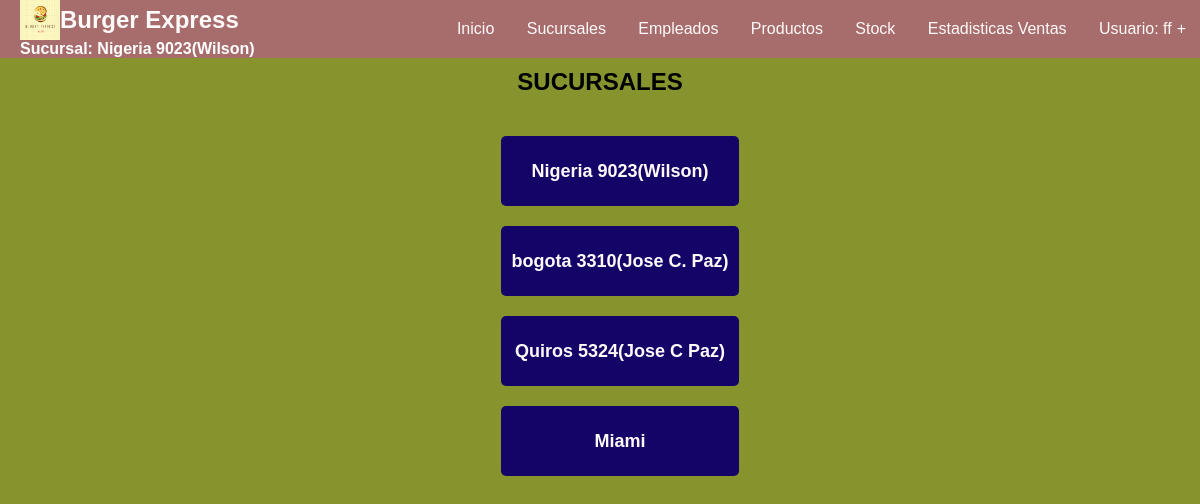
The app's page /sucursal2/Vistas/select.php (signed in) with its own data.
### tables this page shows
CREATE TABLE IF NOT EXISTS `infosucursal` (
  `id` int NOT NULL,
  `nombre` varchar(30) NOT NULL,
  `logo` text NOT NULL,
  `bg_color` varchar(7) NOT NULL,
  `header_color` varchar(7) NOT NULL,
  `table_color` varchar(7) NOT NULL,
  `font` varchar(10) NOT NULL,
  `btn` varchar(7) NOT NULL,
  `aside` varchar(7) NOT NULL,
  `aside_btn` varchar(7) NOT NULL
);

CREATE TABLE IF NOT EXISTS `sucursales` (
  `Cod_sucursal` int NOT NULL,
  `Direccion` varchar(40) NOT NULL,
  `Capacidad` int NOT NULL,
  `Cod_supervisor` varchar(28) NOT NULL,
  `Fecha` date NOT NULL
);

### sucursal2/Modelos/consultas.php (called while the page is built, shortened)
<?php
	function getSucursales($one=" "){
		require'../Modelos/conexion.php';
		$consulta = $conexion->prepare("SELECT * FROM sucursales $one");
		$consulta->execute();
		$datos = $consulta->fetchAll(PDO::FETCH_ASSOC);
		return $datos;
	}
	function view_tabla($nombre){
		require'../Modelos/conexion.php';
		$consulta = $conexion->prepare("SELECT * FROM $nombre");
		$consulta->execute();
		$datos = $consulta->fetchAll(PDO::FETCH_ASSOC);
		return $datos;
	}
?>

### sucursal2/Vistas/select.php (the view, shortened to what this page needs)
<?php include 'header.php'; ?>
<!DOCTYPE html>
<html lang="en">
<head>
    <link rel="stylesheet" href="../Vistas/styles/style.css">
</head>
<body>
	<section>
        <h1 style="text-align:center;">SUCURSALES</h1>
        <form action="" method="post" class="menu-select">
            <ul class="links">
                <?php
                   $sucursales = getSucursales();
                   foreach($sucursales as $sucursal){
                        echo'<li>
                    <input id="input_head" name="sucursal" type="submit" value="'.$sucursal['Direccion'].'"></li>';
                   }
                ?>
            </ul>
        </form>
    </section>
</body>
</html>

### sucursal2/Vistas/header.php (shortened to what this page needs)
<?php
if(!isset($_SESSION['usuario'])){
  header("location:../index.php");
}
else{
    include_once '../Modelos/consultas.php'; $info=view_tabla('infosucursal');
    ?>
      <link rel="stylesheet" type="text/css" href="styles/style.css">
  <nav id='menu' data-bg="<?= $_SESSION['bg'] ?>" data-header="<?= $_SESSION['header'] ?>" data-th="<?= $_SESSION['th'] ?>" data-font="<?= $_SESSION['font'] ?>" data-btn="<?= $_SESSION['btn'] ?>" data-aside="<?= $_SESSION['aside'] ?>" data-aside_btn="<?= $_SESSION['aside_btn'] ?>"">
    <div style="display: flex;margin-left: 20px;width: 30%;flex-direction: column;">
      <div style="display: flex;align-items: center;">
        <img src="./imgs/logo.png" width="40" height="40" >
        <h2 style="margin:0"><?= $info[0]['nombre'] ?></h2>
      </div>
      <h4 style="color: white;"><?= isset($_SESSION['sucursal']) ? 'Sucursal: '.$_SESSION['sucursal'] : ''; ?></h4>
    </div>
    <ul>
      <li><a href='select.php'>Inicio</a></li>
      <li><a href='view_sucursales.php'>Sucursales</a></li>
      <li><a href='view_empleados.php'>Empleados</a></li>
      <li><a href='view_productos.php'>Productos</a></li>
      <li><a href='infoStock.php'>Stock</a></li>
      <li><a href='estadisticas.php'>Estadisticas Ventas</a></li>
      <li><a class="dropdown-arrow">Usuario: <?= $_SESSION['usuario'] ?></a>
      </li>
    </ul>
  </nav>
<?php
  }
?>

### sucursal2/Vistas/styles/style.css (style rules this page uses)
* { margin: 0; box-sizing: border-box; }
:root { --header-color:#466995; --bg-color:#F58F29; --table-th-color:#7D4600; --header-font-color:white; --font-color:black; --aside-color:black; --button-color:#A4B0F5; --aside-button-color:#4464AD; }
body { font-family: Arial, sans-serif; background-color: var(--bg-color); }
section { padding: 10px; height: 90%; }
.menu-select { display: flex; justify-content: center; }
.menu-select .links { list-style: none; display: flex; flex-direction: column; justify-content: center; }
.links li { display: flex; flex-direction: column; justify-content: center; margin-top: 20px; }
.links li input[ type="submit"], .menu .links a { background-color:var(--button-color); color: var(--header-font-color); padding: 10px; font-size: large; font-weight: bold; border:none; border-radius: 5px; height: 70px; cursor: pointer; text-align: center; }
a { text-decoration: none; color: black; }
#menu { position: sticky; top: 0px; display: flex; color: var(--header-font-color); align-items: center; background-color: var(--header-color); padding: 0; }
#menu h2 { display: flex; align-items: center; font-weight: 900; margin-left: 20px; gap:10px; }
#menu ul, #menu li { margin: 0 auto; padding: 0; list-style: none }
#menu ul { width: 100%; text-align: right; }
#menu li { display: inline-block; position: relative; }
#menu a { display: block; line-height: NaNpx; padding: 20px 14px; text-decoration: none; color: var(--header-font-color); font-size: <font style="vertical-align: inherit;"><font style="vertical-align: inherit;">16</font></font>px; }
#menu a.dropdown-arrow:after { content: "\002B"; margin-left: 5px; }
h1 { text-align: center; margin-bottom: 20px; }

### records on screen
infosucursal: nombre "Burger Express"
sucursales: sucursal "Nigeria 9023(Wilson)"
sucursales: sucursal "bogota 3310(Jose C. Paz)"
sucursales: sucursal "Quiros 5324(Jose C Paz)"
sucursales: sucursal "Miami"

### other values on screen
$_SESSION['sucursal'] "Nigeria 9023(Wilson)"
$_SESSION['usuario'] "ff"
